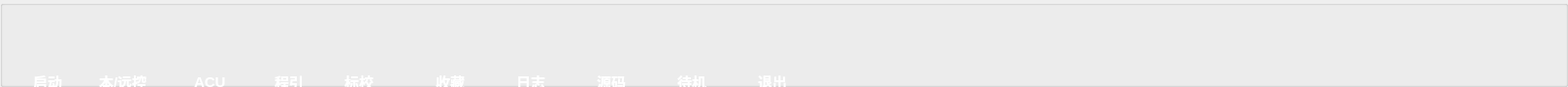
     <widget class="QGroupBox" name="groupBox_2">
      <property name="minimumSize">
       <size>
        <width>0</width>
        <height>90</height>
       </size>
      </property>
      <property name="maximumSize">
       <size>
        <width>16777215</width>
        <height>90</height>
       </size>
      </property>
      <property name="styleSheet">
       <string notr="true">QGroupBox
{
border-image: url(:/icon/header.png);
};</string>
      </property>
      <property name="title">
       <string/>
      </property>
      <layout class="QGridLayout" name="gridLayout_12">
       <item row="0" column="3">
        <widget class="QPushButton" name="record">
         <property name="minimumSize">
          <size>
           <width>77</width>
           <height>75</height>
          </size>
         </property>
         <property name="maximumSize">
          <size>
           <width>77</width>
           <height>75</height>
          </size>
         </property>
         <property name="font">
          <font>
           <pointsize>11</pointsize>
           <weight>75</weight>
           <bold>true</bold>
          </font>
         </property>
         <property name="styleSheet">
          <string notr="true">QPushButton{
    background-image: url(:/icon/10-Pro.png);
    background-repeat: no-repeat;
    background-origin: padding;
    background-position: top center;
    padding-top:60px;
	padding-left:20px;
    border: none;
    text-align:left;
	color:rgb(255, 255, 255);
}

QPushButton:pressed{
	background-image:url(:/icon/10-Pro(press).png)

}
QPushButton:disabled{
	background-image:url(:/icon/10-Pro(OFF).png)
}</string>
         </property>
         <property name="text">
          <string>程引</string>
         </property>
         <property name="iconSize">
          <size>
           <width>30</width>
           <height>30</height>
          </size>
         </property>
        </widget>
       </item>
       <item row="0" column="2">
        <widget class="QPushButton" name="ACU">
         <property name="minimumSize">
          <size>
           <width>77</width>
           <height>75</height>
          </size>
         </property>
         <property name="maximumSize">
          <size>
           <width>77</width>
           <height>75</height>
          </size>
         </property>
         <property name="font">
          <font>
           <pointsize>11</pointsize>
           <weight>75</weight>
           <bold>true</bold>
          </font>
         </property>
         <property name="styleSheet">
          <string notr="true">QPushButton{
    background-image: url(:/icon/9-ACU.png);
    background-repeat: no-repeat;
    background-origin: padding;
    background-position: top center;
    padding-top:60px;
	padding-left:20px;
    border: none;
    text-align:left;
	color:rgb(255, 255, 255);
}

QPushButton:pressed{
	background-image:url(:/icon/9-ACU(press).png)

}
QPushButton:disabled{
	background-image:url(:/icon/9-ACU(OFF).png)
}</string>
         </property>
         <property name="text">
          <string>ACU</string>
         </property>
         <property name="iconSize">
          <size>
           <width>30</width>
           <height>30</height>
          </size>
         </property>
        </widget>
       </item>
       <item row="0" column="12">
        <spacer name="horizontalSpacer_2">
         <property name="orientation">
          <enum>Qt::Horizontal</enum>
         </property>
         <property name="sizeHint" stdset="0">
          <size>
           <width>698</width>
           <height>20</height>
          </size>
         </property>
        </spacer>
       </item>
       <item row="0" column="1">
        <widget class="QPushButton" name="change">
         <property name="minimumSize">
          <size>
           <width>77</width>
           <height>75</height>
          </size>
         </property>
         <property name="maximumSize">
          <size>
           <width>77</width>
           <height>75</height>
          </size>
         </property>
         <property name="font">
          <font>
           <pointsize>11</pointsize>
           <weight>75</weight>
           <bold>true</bold>
          </font>
         </property>
         <property name="styleSheet">
          <string notr="true">QPushButton{
    background-image: url(:/icon/2-Remote.png);
    background-repeat: no-repeat;
    background-origin: padding;
    background-position: top center;
    padding-top:60px;
	padding-left:5px;
    border: none;
    text-align:left;
	color:rgb(255, 255, 255);
}

QPushButton:pressed{
	background-image:url(:/icon/Remote-press.png)

}
QPushButton:disabled{
	background-image:url(:/icon/Remote-dis.png)
}</string>
         </property>
         <property name="text">
          <string>本/远控</string>
         </property>
         <property name="iconSize">
          <size>
           <width>30</width>
           <height>30</height>
          </size>
         </property>
        </widget>
       </item>
       <item row="0" column="8">
        <widget class="QPushButton" name="read">
         <property name="minimumSize">
          <size>
           <width>77</width>
           <height>75</height>
          </size>
         </property>
         <property name="maximumSize">
          <size>
           <width>77</width>
           <height>75</height>
          </size>
         </property>
         <property name="font">
          <font>
           <pointsize>11</pointsize>
           <weight>75</weight>
           <bold>true</bold>
          </font>
         </property>
         <property name="styleSheet">
          <string notr="true">QPushButton{
    background-image: url(:/icon/6-Read.png);
    background-repeat: no-repeat;
    background-origin: padding;
    background-position: top center;
    padding-top:60px;
	padding-left:20px;
    border: none;
    text-align:left;
	color:rgb(255, 255, 255);
}

QPushButton:pressed{
	background-image:url(:/icon/6-Read(press).png)

}
QPushButton:disabled{
	background-image:url(:/icon/6-Read(OFF).png)
}</string>
         </property>
         <property name="text">
          <string>日志</string>
         </property>
         <property name="iconSize">
          <size>
           <width>30</width>
           <height>30</height>
          </size>
         </property>
        </widget>
       </item>
       <item row="0" column="0">
        <widget class="QPushButton" name="starstop">
         <property name="minimumSize">
          <size>
           <width>77</width>
           <height>75</height>
          </size>
         </property>
         <property name="maximumSize">
          <size>
           <width>77</width>
           <height>75</height>
          </size>
         </property>
         <property name="font">
          <font>
           <pointsize>11</pointsize>
           <weight>75</weight>
           <bold>true</bold>
          </font>
         </property>
         <property name="layoutDirection">
          <enum>Qt::LeftToRight</enum>
         </property>
         <property name="styleSheet">
          <string notr="true">QPushButton{
    background-image: url(:/icon/1-start.png);
    background-repeat: no-repeat;
    background-origin: padding;
    background-position: top center;
    padding-top:60px;
	padding-left:20px;
    border: none;
    text-align:left;
	color:rgb(255, 255, 255);
}

QPushButton:pressed{
	background-image:url(:/icon/start-press.png)

}
QPushButton:disabled{
	background-image:url(:/icon/start-dis.png)
}</string>
         </property>
         <property name="text">
          <string>启动</string>
         </property>
         <property name="iconSize">
          <size>
           <width>77</width>
           <height>68</height>
          </size>
         </property>
        </widget>
       </item>
       <item row="0" column="6">
        <widget class="QPushButton" name="stow">
         <property name="minimumSize">
          <size>
           <width>77</width>
           <height>75</height>
          </size>
         </property>
         <property name="maximumSize">
          <size>
           <width>77</width>
           <height>75</height>
          </size>
         </property>
         <property name="font">
          <font>
           <pointsize>11</pointsize>
           <weight>75</weight>
           <bold>true</bold>
          </font>
         </property>
         <property name="styleSheet">
          <string notr="true">QPushButton{
    background-image: url(:/icon/4_Stow.png);
    background-repeat: no-repeat;
    background-origin: padding;
    background-position: top center;
    padding-top:60px;
	padding-left:20px;
    border: none;
    text-align:left;
	color:rgb(255, 255, 255);
}

QPushButton:pressed{
	background-image:url(:/icon/4_Stow(press).png)

}
QPushButton:disabled{
	background-image:url(:/icon/4_Stow(OFF).png)
}</string>
         </property>
         <property name="text">
          <string>收藏</string>
         </property>
         <property name="iconSize">
          <size>
           <width>30</width>
           <height>30</height>
          </size>
         </property>
        </widget>
       </item>
       <item row="0" column="4">
        <widget class="QPushButton" name="Cal">
         <property name="minimumSize">
          <size>
           <width>77</width>
           <height>75</height>
          </size>
         </property>
         <property name="maximumSize">
          <size>
           <width>77</width>
           <height>75</height>
          </size>
         </property>
         <property name="font">
          <font>
           <pointsize>11</pointsize>
           <weight>75</weight>
           <bold>true</bold>
          </font>
         </property>
         <property name="styleSheet">
          <string notr="true">QPushButton{
    background-image: url(:/icon/8-Cal.png);
    background-repeat: no-repeat;
    background-origin: padding;
    background-position: top center;
    padding-top:60px;
	padding-left:5px;
    border: none;
    text-align:left;
	color:rgb(255, 255, 255);
}

QPushButton:pressed{
	background-image:url(:/icon/8-Cal(press).png)

}
QPushButton:disabled{
	background-image:url(:/icon/8-Cal(OFF).png)
}</string>
         </property>
         <property name="text">
          <string> 标校</string>
         </property>
         <property name="iconSize">
          <size>
           <width>30</width>
           <height>30</height>
          </size>
         </property>
        </widget>
       </item>
       <item row="0" column="11">
        <widget class="QPushButton" name="exit">
         <property name="minimumSize">
          <size>
           <width>77</width>
           <height>75</height>
          </size>
         </property>
         <property name="maximumSize">
          <size>
           <width>77</width>
           <height>75</height>
          </size>
         </property>
         <property name="font">
          <font>
           <pointsize>11</pointsize>
           <weight>75</weight>
           <bold>true</bold>
          </font>
         </property>
         <property name="styleSheet">
          <string notr="true">QPushButton{
    background-image: url(:/icon/7_Exit.png);
    background-repeat: no-repeat;
    background-origin: padding;
    background-position: top center;
    padding-top:60px;
	padding-left:20px;
    border: none;
    text-align:left;
	color:rgb(255, 255, 255);
}

QPushButton:pressed{
	background-image:url(:/icon/7-Exit（press）.png)

}
/*
QPushButton:disabled{
	background-image:url(:/icon/7_Exit（OFF）.png)
}
*/</string>
         </property>
         <property name="text">
          <string>退出</string>
         </property>
         <property name="iconSize">
          <size>
           <width>30</width>
           <height>30</height>
          </size>
         </property>
        </widget>
       </item>
       <item row="0" column="13">
        <widget class="QPushButton" name="ButtonSystemSettings">
         <property name="minimumSize">
          <size>
           <width>60</width>
           <height>40</height>
          </size>
         </property>
         <property name="maximumSize">
          <size>
           <width>60</width>
           <height>40</height>
          </size>
         </property>
         <property name="font">
          <font>
           <pointsize>11</pointsize>
           <weight>75</weight>
           <bold>true</bold>
          </font>
         </property>
         <property name="styleSheet">
          <string notr="true">QPushButton{
    background-image: url(:/icon/13-set.png);
    background-repeat: no-repeat;
    background-origin: padding;
    background-position: top center;
    padding-top:60px;
	padding-left:20px;
    border: none;
    text-align:left;
	color:rgb(255, 255, 255);
}
</string>
         </property>
         <property name="text">
          <string/>
         </property>
         <property name="iconSize">
          <size>
           <width>40</width>
           <height>40</height>
          </size>
         </property>
        </widget>
       </item>
       <item row="0" column="9">
        <widget class="QPushButton" name="SourceCode">
         <property name="minimumSize">
          <size>
           <width>77</width>
           <height>75</height>
          </size>
         </property>
         <property name="maximumSize">
          <size>
           <width>77</width>
           <height>75</height>
          </size>
         </property>
         <property name="font">
          <font>
           <pointsize>11</pointsize>
           <weight>75</weight>
           <bold>true</bold>
          </font>
         </property>
         <property name="styleSheet">
          <string notr="true">QPushButton{
    background-image: url(:/icon/11-Data.png);
    background-repeat: no-repeat;
    background-origin: padding;
    background-position: top center;
    padding-top:60px;
	padding-left:20px;
    border: none;
    text-align:left;
	color:rgb(255, 255, 255);
}

QPushButton:pressed{
	background-image:url(:/icon/11-Data(press).png)

}
QPushButton:disabled{
	background-image:url(:/icon/11-Data(OFF).png)
}</string>
         </property>
         <property name="text">
          <string>源码</string>
         </property>
         <property name="iconSize">
          <size>
           <width>30</width>
           <height>30</height>
          </size>
         </property>
        </widget>
       </item>
       <item row="0" column="10">
        <widget class="QPushButton" name="Standby">
         <property name="minimumSize">
          <size>
           <width>77</width>
           <height>75</height>
          </size>
         </property>
         <property name="maximumSize">
          <size>
           <width>77</width>
           <height>75</height>
          </size>
         </property>
         <property name="font">
          <font>
           <pointsize>11</pointsize>
           <weight>75</weight>
           <bold>true</bold>
          </font>
         </property>
         <property name="styleSheet">
          <string notr="true">QPushButton{
    background-image: url(:/icon/11-Data.png);
    background-repeat: no-repeat;
    background-origin: padding;
    background-position: top center;
    padding-top:60px;
	padding-left:20px;
    border: none;
    text-align:left;
	color:rgb(255, 255, 255);
}

QPushButton:pressed{
	background-image:url(:/icon/11-Data(press).png)

}
QPushButton:disabled{
	background-image:url(:/icon/11-Data(OFF).png)
}</string>
         </property>
         <property name="text">
          <string>待机</string>
         </property>
         <property name="iconSize">
          <size>
           <width>30</width>
           <height>30</height>
          </size>
         </property>
        </widget>
       </item>
      </layout>
     </widget>
